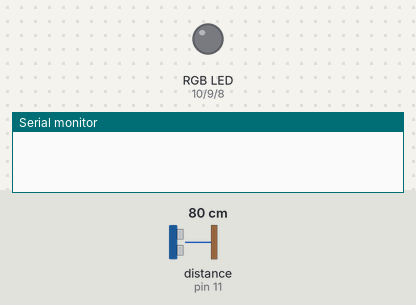
Simulated run of this sketch. Board: Arduino Uno, built with avr-gcc and run on an emulated ATmega328P. On the bench: an RGB LED mixed from three pins (HIGH = lit), the last lines printed to the serial monitor. The inputs (shaded band) are chosen by the test bench; at power-on: distance to the obstacle (sensor on pin 11) 80 cm. The echo pulse lasts 58.3 µs per cm.

Above: at 1.2 s.
1.3 s: distance to the obstacle (sensor on pin 11) set to 33 cm
2.8 s: distance to the obstacle (sensor on pin 11) set to 28 cm
At 3.2 s:
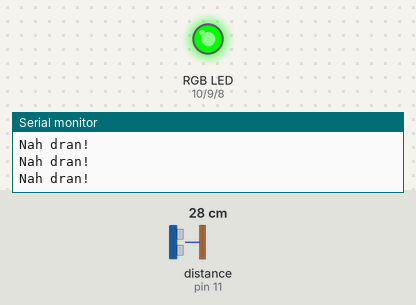
4.3 s: distance to the obstacle (sensor on pin 11) set to 23 cm
5.8 s: distance to the obstacle (sensor on pin 11) set to 18 cm
At 7.0 s:
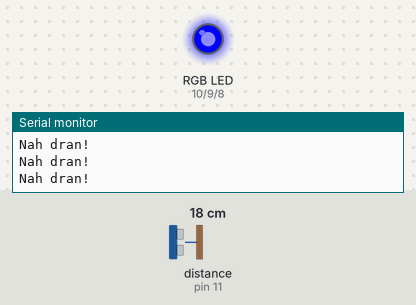
7.3 s: distance to the obstacle (sensor on pin 11) set to 12 cm
8.8 s: distance to the obstacle (sensor on pin 11) set to 9 cm
At 9.5 s:
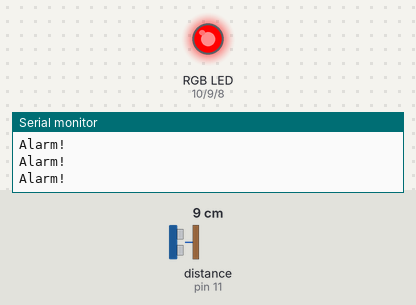
Timing chart, 0 to 11.3 s (numbered marks = the images above; inputs shaded):
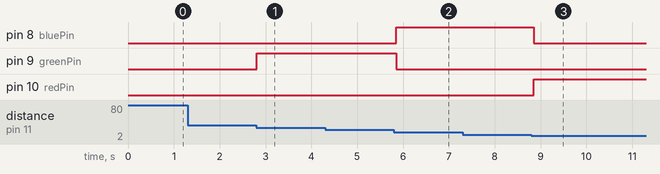

Measured:
- the behaviour switches between 31 and 30 cm on distance to the obstacle (sensor on pin 11) (found by bisection; images 0 and 1)
- the behaviour switches between 21 and 20 cm on distance to the obstacle (sensor on pin 11) (found by bisection; images 1 and 2)
- the behaviour switches between 11 and 10 cm on distance to the obstacle (sensor on pin 11) (found by bisection; images 2 and 3)
- after the input at 1.3 s, every drawn part: stays the same
- after the input at 2.8 s, pin 9 (greenPin): LOW → HIGH at once
- after the input at 5.8 s, pin 8 (bluePin): LOW → HIGH after 0.06 s; pin 9 (greenPin): HIGH → LOW after 0.06 s
- after the input at 8.8 s, pin 8 (bluePin): HIGH → LOW after 0.05 s; pin 10 (redPin): LOW → HIGH after 0.05 s

The sketch:

04_UltraSonicColoredLED.ino
```cpp
#include <NewPing.h>

#define TRIGGER_PIN  12  // Arduino pin tied to trigger pin on the ultrasonic sensor.
#define ECHO_PIN     11  // Arduino pin tied to echo pin on the ultrasonic sensor.
#define MAX_DISTANCE 256 // Maximum distance we want to ping for (in centimeters).

const int redPin = 10;
const int greenPin = 9;
const int bluePin = 8;

void setColourRgb(unsigned int red, unsigned int green, unsigned int blue) {
  analogWrite(redPin, red);
  analogWrite(greenPin, green);
  analogWrite(bluePin, blue);
}

const int ledPin =  13;      // the number of the LED pin

NewPing sonar(TRIGGER_PIN, ECHO_PIN, MAX_DISTANCE);
// NewPing setup of pins and maximum distance.

void setup() {
  Serial.begin(9600); // Open serial monitor at 9600 baud to see ping results.
  setColourRgb(0,0,0);
}

void loop() {
  int red, green, blue;
  delay(50);                     // Wait 50ms between pings (about 20 pings/sec).
  if ((sonar.ping_cm() <= 10) && (sonar.ping_cm() > 0)){
     Serial.println("Alarm!");
     setColourRgb(255, 0, 0);
  }
  if ((sonar.ping_cm() <= 20) && (sonar.ping_cm() > 10)){
     digitalWrite(ledPin, HIGH);
     Serial.println("Nah dran!");
     setColourRgb(0, 0, 255);
  }
  if ((sonar.ping_cm() <= 30) && (sonar.ping_cm() > 20)){
     digitalWrite(ledPin, HIGH);
     Serial.println("Nah dran!");
     setColourRgb(0, 255, 0);
  }
}
```
